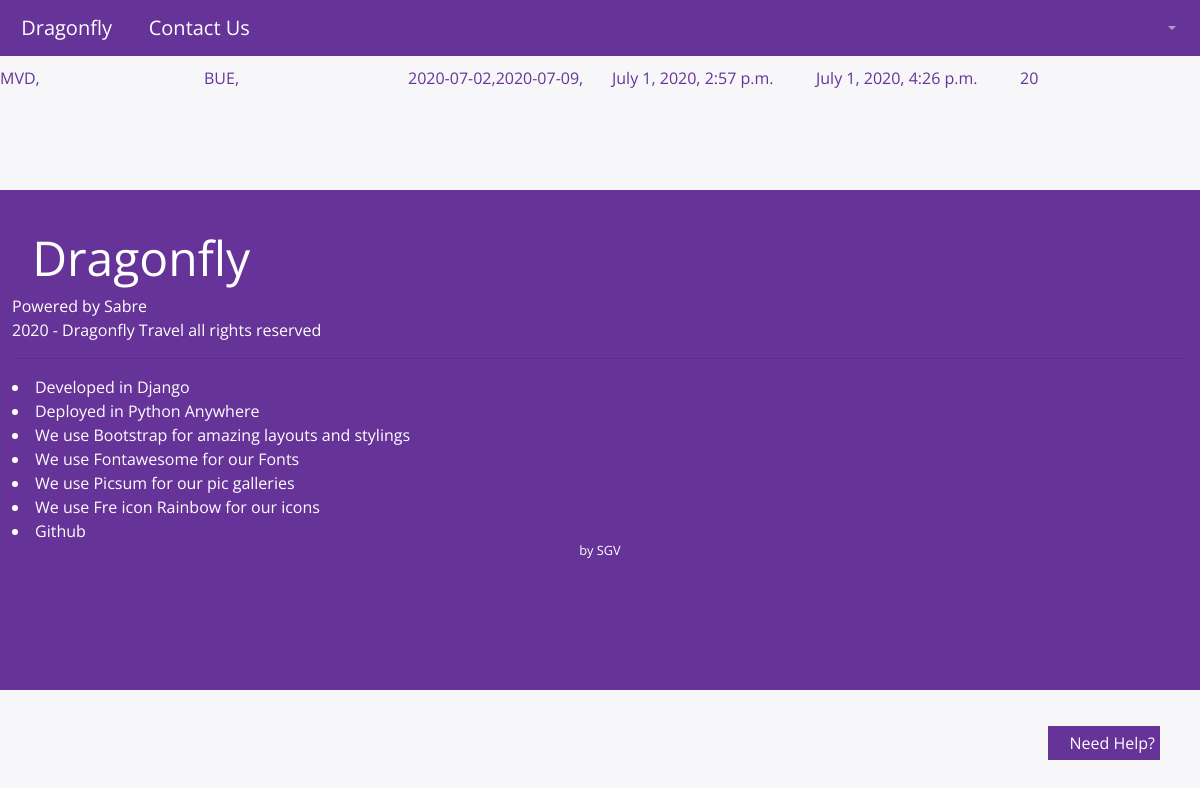
The app's page /search_details/165/, older data.
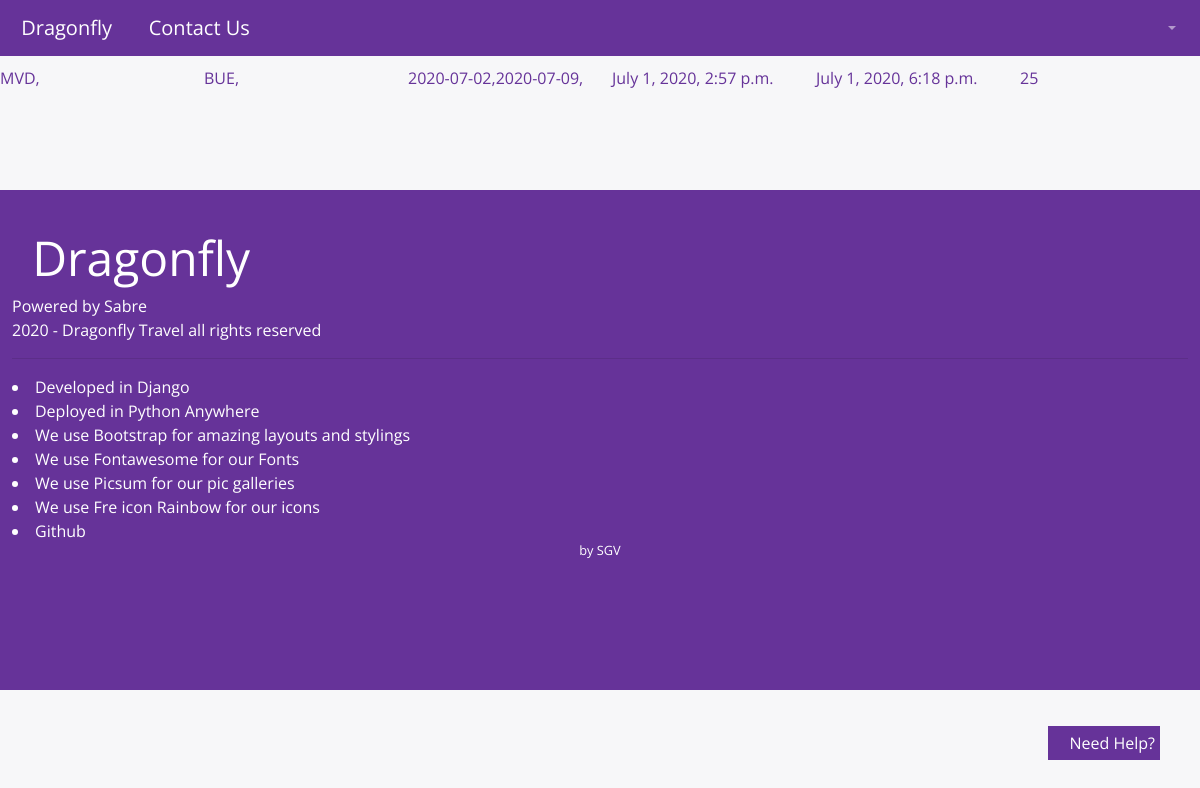
The same page, newer data.
### dragonfly/models.py (models this page shows, shortened)
class Search(models.Model):
    origins = models.CharField(max_length=50, blank=True)
    destinations = models.CharField(max_length=50, blank=True)
    dates = models.CharField(max_length=50, blank=True)
    adt = models.IntegerField(default=1, blank=True)
    cnn = models.IntegerField(default=0, blank=True)
    inf = models.IntegerField(default=0, blank=True)
    options_in_cache = models.IntegerField(blank=True, default=0)
    observations = models.CharField(max_length=250, blank=True)
    created = models.DateTimeField(blank=True, null=True)
    updated = models.DateTimeField(blank=True, null=True)
    hits = models.IntegerField(blank=True, null=True, default=0)
    cheapest_price = models.FloatField(default=999999)
    quickest_time = models.PositiveIntegerField(default=0)

### dragonfly/views.py (the view)
# urls.py: path('search_details/<int:pk>/', views.search_details.as_view(), name='search_details'),
class search_details(DetailView):
    model = Search
    select_related = ('pk', 'origins', 'destinations')
    template_name = "dragonfly/search_details.html"
    def get_context_data(self, **kwargs):
        context = super(search_details, self).get_context_data(**kwargs)
        context['test'] = 'TEST'
        return context

### templates/dragonfly/search_details.html (shortened to what this page needs)
{% extends 'dragonfly/base.html' %}
{% load static %}
{% load extra_tags %}
{% block content %}
    {% if ERROR %}
         <div class="row">
            <div class="col s12 m6">
              <div class="card blue-grey darken-1">
                <div class="card-content white-text">
                  <span class="card-title">{{ERROR}}</span>
                </div>
              </div>
            </div>
          </div>
    {% else %}
    <div class="row">
        <div class="col">{{object.origins}}</div>
        <div class="col">{{object.destinations}}</div>
        <div class="col">{{object.dates}}</div>
        <div class="col">{{object.created}}</div>
        <div class="col">{{object.updated}}</div>
        <div class="col">{{object.hits}}</div>
    </div>
    {% endif %}
{% endblock %}

### templates/dragonfly/base.html (shortened to what this page needs)
<!DOCTYPE html>
{% load static%}
<html lang="en">
    <head>
        <link rel="stylesheet" href="https://maxcdn.bootstrapcdn.com/bootstrap/4.0.0/css/bootstrap.min.css">
        <link href="{% static 'css/sb-admin-2.min.css' %}" rel="stylesheet">
        <link rel="stylesheet" href="//code.jquery.com/ui/1.12.1/themes/base/jquery-ui.css">
        <link rel="stylesheet" type="text/css" href="{% static 'css/dragonfly/mystyle.css' %}">
        <link href="{% static 'vendor/fontawesome-free/css/all.min.css' %}" rel="stylesheet" type="text/css">
    {% include 'dragonfly/navbar.html' %}
        <div class="banner "><span><i class="fas fa-phone"></i> Need Help? </span></div>
    </head>
    <body>
        <main role="main">
            {% block content %}{% endblock %}
            {% include 'dragonfly/_footer.html'%}
        </main>
        <div><div class="row"><div class="col"><code>{{request.session.conversation_id}}</code></div></div></div>
    </body>
</html>

### templates/dragonfly/navbar.html (shortened to what this page needs)
{% load static %}
<nav class=" navbar navbar-expand-lg navbar-dark default-color" style="background:rebeccapurple">
  <a class="navbar-brand" href="{% url 'index' %}"><i class="fas asd"><img src="{% static 'images/dragonfly/dragonfly_ico.svg' %}" alt="" style="height:25px;height:25px"> </i> Dragonfly</a>
  <div class="collapse navbar-collapse" id="navbarSupportedContent-333">
    <ul class="navbar-nav mr-auto">
      <li class="nav-item dropdown justify-content-end">
        <a class="navbar-brand" href="{% url 'contact_form' %}"><i class="far fa-envelope-open"></i> Contact Us</a>
      </li>
    </ul>
    <ul class="navbar-nav ml-auto nav-flex-icons">
      <li class="nav-item">
        <a class="nav-link waves-effect waves-light">
          <i class="fab fa-twitter"></i>
        </a>
      </li>
      <li class="nav-item">
        <a class="nav-link waves-effect waves-light">
          <i class="fab fa-google-plus-g"></i>
        </a>
      </li>
      <li class="nav-item dropdown">
        <a class="nav-link dropdown-toggle" id="navbarDropdownMenuLink-333" data-toggle="dropdown"
          aria-haspopup="true" aria-expanded="false">
          <i class="fas fa-user"></i>
        </a>
      </li>
    </ul>
  </div>
</nav>

### templates/dragonfly/_footer.html (shortened to what this page needs)
{% load static %}
<footer class="sticky-footer bg">
  <div class="col">
    <span style="font-size:3rem">Dragonfly</span> <br>
    <a href="https://developer.sabre.com/home">Powered by Sabre</a>
    <br><span> 2020 - Dragonfly Travel all rights reserved</span>
    <br>
    <hr>
    <li><a href="https://www.djangoproject.com/">Developed in Django</a></li>
    <li><a href="https://pythonanywhere.com/">Deployed in Python Anywhere</a></li>
    <li><a href="https://getbootstrap.com/">We use Bootstrap for amazing layouts and stylings</a></li>
    <li><a href="https://fontawesome.com/">We use Fontawesome for our Fonts</a></li>
    <li><a href="https://picsum.photos/">We use Picsum for our pic galleries</a></li>
    <li><a href="https://free-icon-rainbow.com/">We use Fre icon Rainbow for our icons</a></li>
    <li><a href="https://github.com/">Github</a></li>
  </div>
  <div class="container">
    <div class="row">
      <div class="col"></div>
      <div class="col"></div>
    </div>
  </div>
  <div class="container my-auto">
    <div class="copyright text-center my-auto" style="">
      <span class=""><a href="emailto:sgvolpe@gmail.com"> by SGV </a>  </span>
    </div>
  </div>
</footer>

### static/css/dragonfly/mystyle.css (style rules this page uses)
:root { --font_color: #565a5c; --font2_color: white; --primary_color: rebeccapurple; --secondary_color: #4b4353; ; --panel_color: white; }
body { color: var(--primary_color); background: #f7f7f9; //background-image: url('../static/images/1.jpg'); font-family: 'Open Sans',sans-serif; }
nav { background:rebeccapurple; position: fixed; z-index: 1; top: 0px; left: 0px; overflow-x: hidden; margin-bottom:10px; }
footer { background: var(--primary_color); color: var(--font2_color); min-height: 500px; margin-top: 100px; }
footer a { color: var(--font2_color); }
.banner { position: fixed; bottom: 30px; right: 30px; z-index: 99; transition: .4s; color: var(--font2_color); background: var(--primary_color); margin: 10px; padding: 5px }

Row changes from the older to the newer data that the page shows:
changed Search "MVD,": updated "July 1, 2020, 4:26 p.m." → "July 1, 2020, 6:18 p.m."; hits "20" → "25"
